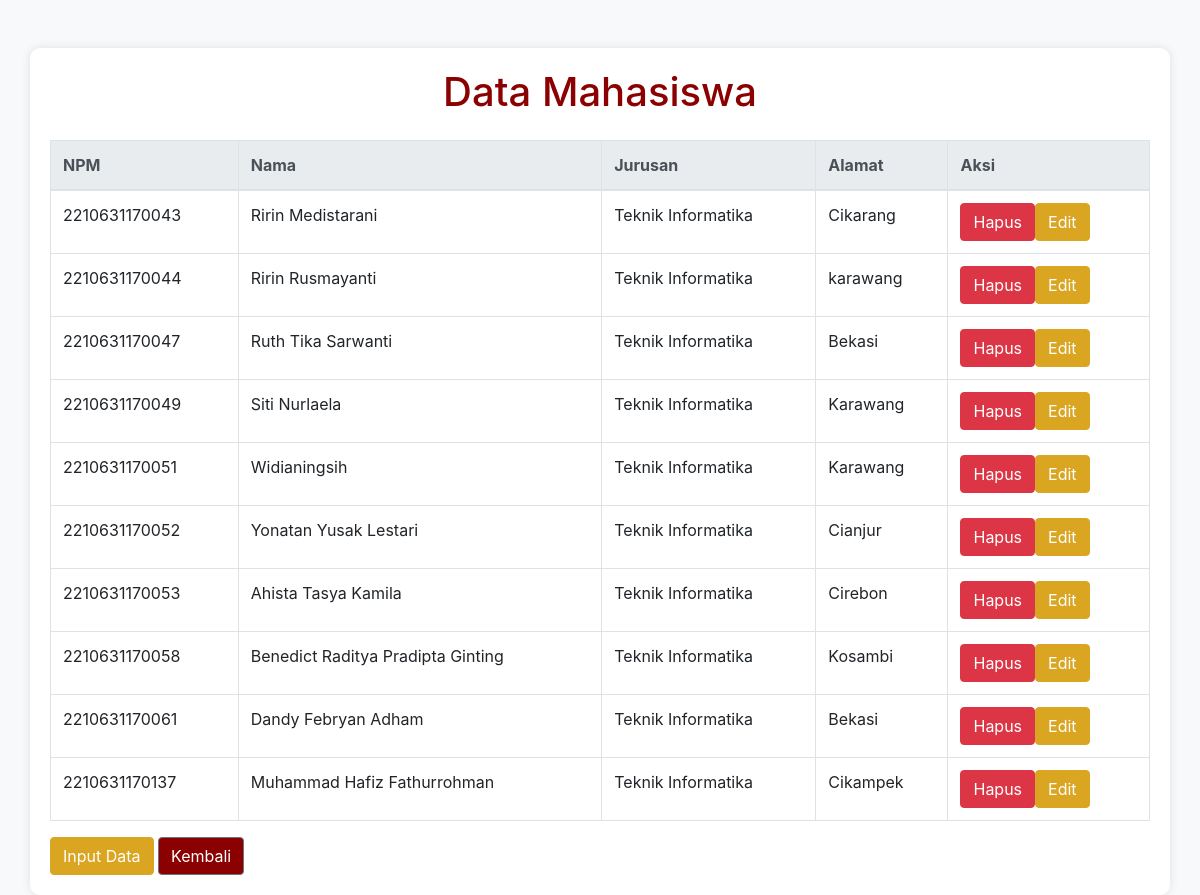
The page /data-mhs.php on the database its author committed.
### tables this page shows
CREATE TABLE `mahasiswa` (
  `npm` char(13) NOT NULL,
  `nama` varchar(50) DEFAULT NULL,
  `jurusan` enum('Teknik Informatika','Sistem Informasi') DEFAULT NULL,
  `alamat` text DEFAULT NULL
);

### data-mhs.php (the view, shortened to what this page needs)
<?php
include "koneksi.php";
$sql = "SELECT * FROM mahasiswa";
$result = mysqli_query($koneksi, $sql);
?>
<!DOCTYPE html>
<html lang="en">
<head>
    <link href="https://stackpath.bootstrapcdn.com/bootstrap/4.5.2/css/bootstrap.min.css" rel="stylesheet">
</head>
<body>
    <div class="container mt-5">
        <h1 class="mb-4">Data Mahasiswa</h1>
        <table class="table table-bordered">
            <thead class="thead-light">
                <tr>
                    <th scope="col">NPM</th>
                    <th scope="col">Nama</th>
                    <th scope="col">Jurusan</th>
                    <th scope="col">Alamat</th>
                    <th scope="col">Aksi</th>
                </tr>
            </thead>
            <tbody>
                <?php
                if (mysqli_num_rows($result) > 0) {
                    while($row = mysqli_fetch_assoc($result)) {
                        echo "<tr>";
                        echo "<td>".$row["npm"]."</td>";
                        echo "<td>".$row["nama"]."</td>";
                        echo "<td>".$row["jurusan"]."</td>";
                        echo "<td>".$row["alamat"]."</td>";
                        echo "<td>";
                        echo "<form action='data-mhs.php' method='post' style='display: inline;'>";
                        echo "<button type='submit' class='btn btn-danger' name='hapus'>Hapus</button>";
                        echo "</form>";
                        echo "<a href='edit-mhs.php?npm=".$row["npm"]."' class='btn btn-primary'>Edit</a>";
                        echo "</td>";
                        echo "</tr>";
                    }
                } else {
                    echo "<tr><td colspan='5'>Tidak ada data mahasiswa.</td></tr>";
                }
                ?>
            </tbody>
        </table>
        <a href="input-mhs.php" class="btn btn-primary">Input Data</a>
        <a href="index.php" class="btn btn-secondary">Kembali</a>
    </div>
</body>
</html>

### data-mhs.php (style rules this page uses)
body { background-color: #f8f9fa; }
.container { background-color: #ffffff; padding: 20px; border-radius: 10px; box-shadow: 0px 0px 10px rgba(0, 0, 0, 0.1); }
h1 { color: #8B0000; text-align: center; }
.btn-primary { background-color: #DAA520; border-color: #DAA520; }
.btn-danger { background-color: #dc3545; border-color: #dc3545; }
.btn-secondary { background-color: #8B0000; border-color: #6c757d; }

### rows shown on the page
mahasiswa: npm "2210631170043", nama "Ririn Medistarani", jurusan "Teknik Informatika", alamat "Cikarang"
mahasiswa: npm "2210631170044", nama "Ririn Rusmayanti", jurusan "Teknik Informatika", alamat "karawang"
mahasiswa: npm "2210631170047", nama "Ruth Tika Sarwanti", jurusan "Teknik Informatika", alamat "Bekasi"
mahasiswa: npm "2210631170049", nama "Siti Nurlaela", jurusan "Teknik Informatika", alamat "Karawang"
mahasiswa: npm "2210631170051", nama "Widianingsih", jurusan "Teknik Informatika", alamat "Karawang"
mahasiswa: npm "2210631170052", nama "Yonatan Yusak Lestari", jurusan "Teknik Informatika", alamat "Cianjur"
mahasiswa: npm "2210631170053", nama "Ahista Tasya Kamila", jurusan "Teknik Informatika", alamat "Cirebon"
mahasiswa: npm "2210631170058", nama "Benedict Raditya Pradipta Ginting", jurusan "Teknik Informatika", alamat "Kosambi"
mahasiswa: npm "2210631170061", nama "Dandy Febryan Adham", jurusan "Teknik Informatika", alamat "Bekasi"
mahasiswa: npm "2210631170137", nama "Muhammad Hafiz Fathurrohman", jurusan "Teknik Informatika", alamat "Cikampek"
